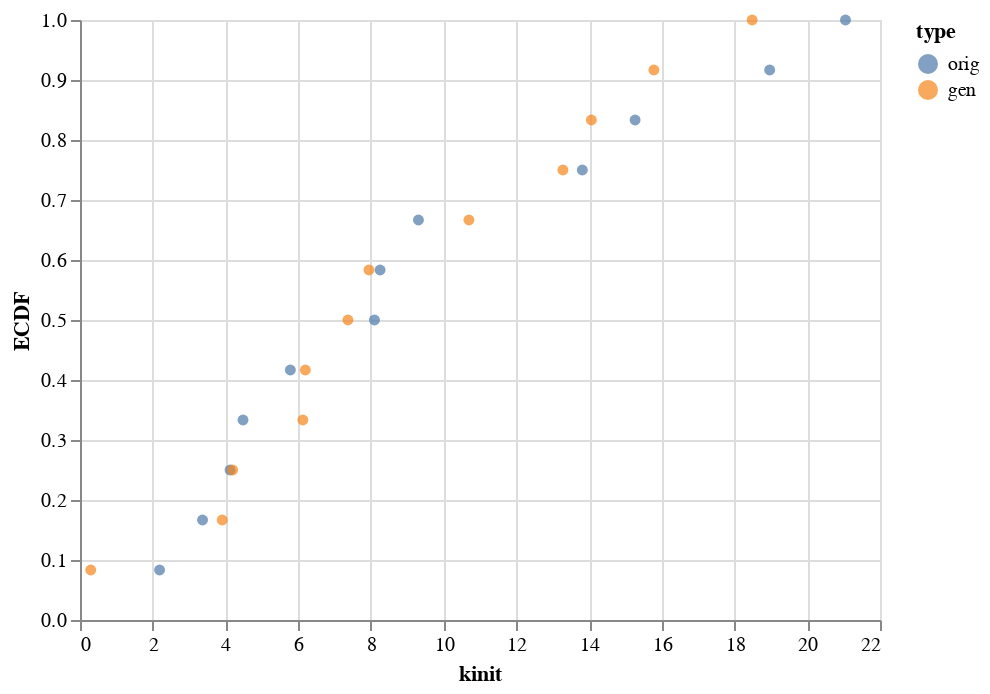

The notebook cell saved with this chart:
### Markdown cell above
Now let's plot the two data sets side by side to compare them.

### Code cell
df_C2 = pd.DataFrame({'kinit':np.concatenate([x,x_gen]), 'type':['orig']*len(x) + ['gen']*len(x)})
altcat.catplot(data=df_C2,
               mark='circle',
               encoding={'x': alt.X('kinit:Q', scale=alt.Scale(zero=False)),
                         'color': alt.Color('type:N', sort=['orig', 'gen'])},
               transform='ecdf')

### Figure 1 — Vega-Lite specification as saved in the notebook (floating-point values rounded to 4 significant figures)
{"config": {"view": {"continuousWidth": 400, "continuousHeight": 300}}, "data": {"name": "data-3b095d18ac845ced0aab92d024c43eb0"}, "mark": {"type": "circle"}, "encoding": {"x": {"type": "quantitative", "field": "kinit", "scale": {"zero": false}}, "y": {"type": "quantitative", "field": "__ECDF", "title": "ECDF"}, "color": {"type": "nominal", "field": "type", "scale": {}, "sort": ["orig", "gen"]}, "order": {"type": "quantitative", "field": "kinit", "sort": "ascending"}}, "$schema": "https://vega.github.io/schema/vega-lite/v4.8.1.json", "datasets": {"data-3b095d18ac845ced0aab92d024c43eb0": [{"kinit": 18.97, "type": "orig", "__ECDF": 0.9167}, {"kinit": 21.05, "type": "orig", "__ECDF": 1.0}, {"kinit": 2.188, "type": "orig", "__ECDF": 0.08333}, {"kinit": 13.81, "type": "orig", "__ECDF": 0.75}, {"kinit": 8.253, "type": "orig", "__ECDF": 0.5833}, {"kinit": 4.127, "type": "orig", "__ECDF": 0.25}, {"kinit": 5.785, "type": "orig", "__ECDF": 0.4167}, {"kinit": 3.37, "type": "orig", "__ECDF": 0.1667}, {"kinit": 4.483, "type": "orig", "__ECDF": 0.3333}, {"kinit": 15.26, "type": "orig", "__ECDF": 0.8333}, {"kinit": 9.307, "type": "orig", "__ECDF": 0.6667}, {"kinit": 8.098, "type": "orig", "__ECDF": 0.5}, {"kinit": 6.129, "type": "gen", "__ECDF": 0.3333}, {"kinit": 18.48, "type": "gen", "__ECDF": 1.0}, {"kinit": 15.78, "type": "gen", "__ECDF": 0.9167}, {"kinit": 6.196, "type": "gen", "__ECDF": 0.4167}, {"kinit": 7.947, "type": "gen", "__ECDF": 0.5833}, {"kinit": 14.06, "type": "gen", "__ECDF": 0.8333}, {"kinit": 10.7, "type": "gen", "__ECDF": 0.6667}, {"kinit": 7.368, "type": "gen", "__ECDF": 0.5}, {"kinit": 3.912, "type": "gen", "__ECDF": 0.1667}, {"kinit": 13.28, "type": "gen", "__ECDF": 0.75}, {"kinit": 4.198, "type": "gen", "__ECDF": 0.25}, {"kinit": 0.2954, "type": "gen", "__ECDF": 0.08333}]}}
